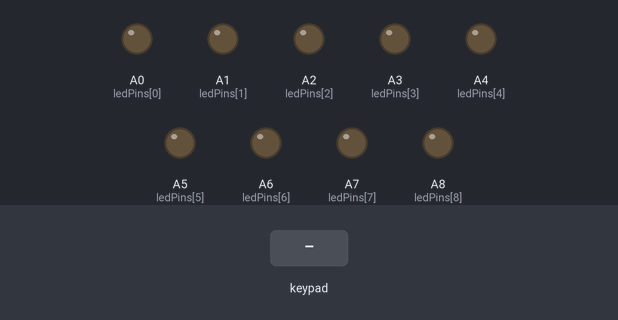
Bench run of a sketch on a simulated Arduino Mega 2560, built with avr-gcc and run on an emulated ATmega2560. On the bench: output pins drawn as LEDs (lit = HIGH). The inputs (shaded band) are chosen by the test bench.

Above: at 1.2 s.
1.3 s: keypad keys 2 2 2 3 2 4 2 5 pressed 0.4 s apart
At 5.2 s:
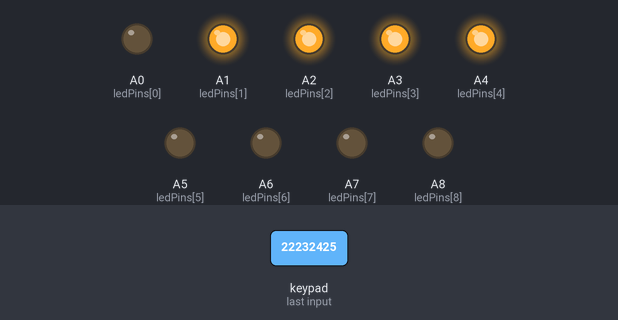
6.0 s: key '7' pressed
At 6.3 s:
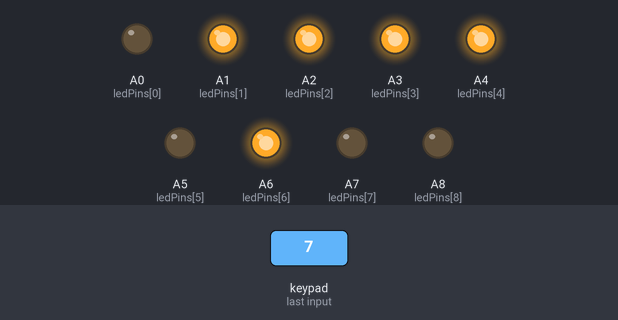
7.5 s: key '8' pressed
At 8.6 s:
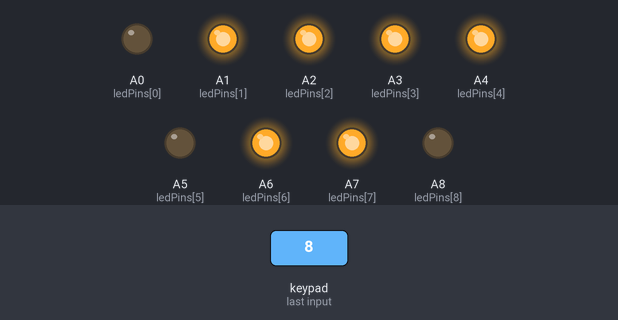
9.0 s: keypad keys 2 6 2 7 2 8 2 9 pressed 0.4 s apart
At 10.2 s:
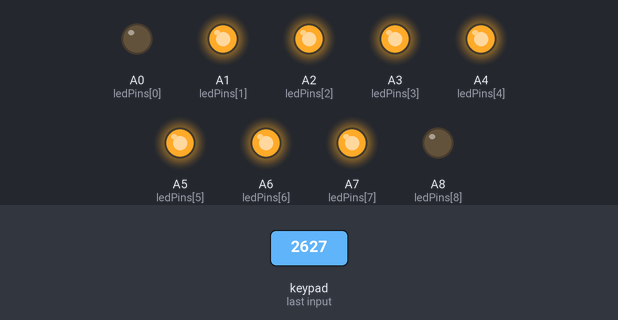
13.7 s: key '1' pressed
At 14.7 s:
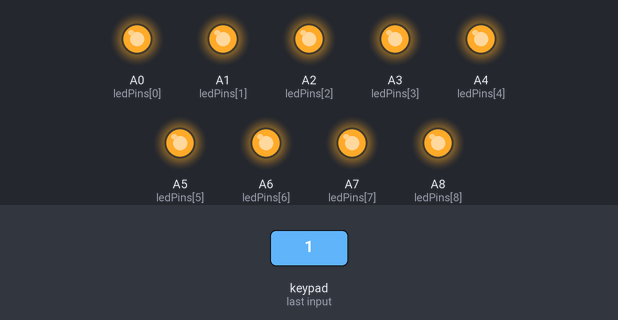
Timing chart, 0 to 16.2 s (numbered marks = the images above; inputs shaded):
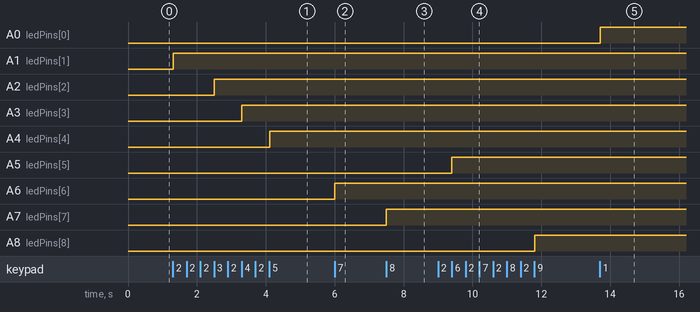

Measured:
- after the input at 1.3 s, A1 (ledPins[1]): LOW → HIGH at once; A2 (ledPins[2]): LOW → HIGH after 1.2 s; A3 (ledPins[3]): LOW → HIGH after 2.0 s; A4 (ledPins[4]): LOW → HIGH after 2.8 s
- after the input at 6.0 s, A6 (ledPins[6]): LOW → HIGH at once
- after the input at 7.5 s, A7 (ledPins[7]): LOW → HIGH at once
- after the input at 9.0 s, A5 (ledPins[5]): LOW → HIGH after 0.40 s; A8 (ledPins[8]): LOW → HIGH after 2.8 s
- after the input at 13.7 s, A0 (ledPins[0]): LOW → HIGH at once

The sketch:

Q1.ino
```cpp
/* @file HelloKeypad.pde
|| @version 1.0
|| @author Alexander Brevig
|| @contact alexanderbrevig@gmail.com
||
|| @description
|| | Demonstrates the simplest use of the matrix Keypad library.
|| #
*/
#include <Keypad.h>

const byte ROWS = 4; //four rows
const byte COLS = 4; //three columns
char keys[ROWS][COLS] = {
  {'7','8','9', '/'},
  {'4','5','6', '*'},
  {'1','2','3', '-'},
  {'o','0','=', '+'}
};
byte rowPins[ROWS] = {22, 23, 24, 25}; //connect to the row pinouts of the keypad
byte colPins[COLS] = {26, 27, 28, 29}; //connect to the column pinouts of the keypad

const byte ledPins[9] = {A0, A1, A2, A3, A4, A5, A6, A7, A8};

Keypad keypad = Keypad( makeKeymap(keys), rowPins, colPins, ROWS, COLS );

void setup(){
//  Serial.begin(9600);

  for (byte i = 0; i < 9; i++)
    pinMode(ledPins[i], OUTPUT);
}

void loop(){
  char key = keypad.getKey();

  if (key){
//    Serial.println(key);

    digitalWrite(ledPins[key - '0' - 1], HIGH);
  }
};
```
